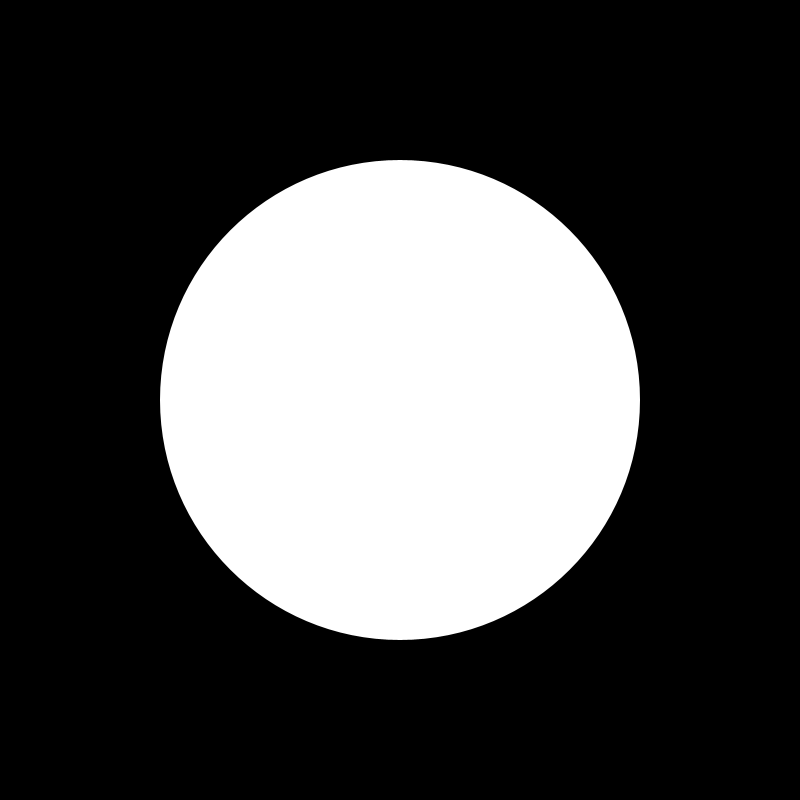
Frame 1 (no input)
Frame 60 (the mouse pressed at the canvas centre just before this capture): identical to frame 1, image omitted
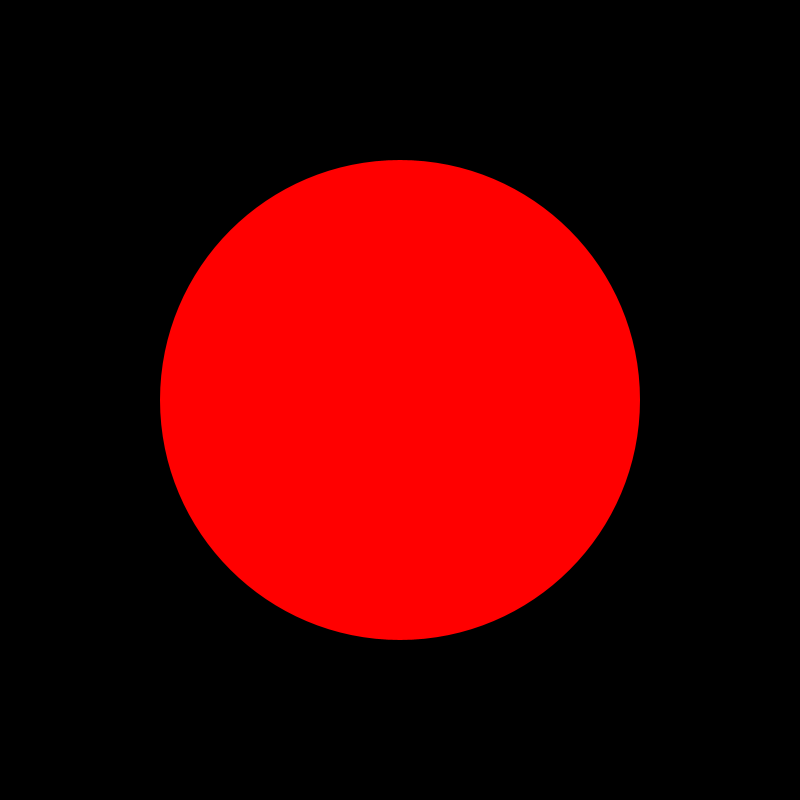
Frame 120 (the mouse held since frame 60 and released just before this capture)

The Processing sketch that drew these frames (run headless with seeded random() and noise(); from frame 60 on, the mouse is pressed at the canvas centre):

// Processing sketch: circle_hover_states
// ── circle_hover_states.pde
float cx, cy; // center x, center y
float r;      // radius of detection

void setup() {
  size(800, 800);
  noStroke();

  // global variables have to be set after size() is 
  // called so that width and height are available
  cx = width/2;
  cy = height/2;
  r = width * 0.3;
}

void draw() {
  background(0);

  noStroke();
  float d = dist(mouseX, mouseY, cx, cy);
  if (d < r) {
    float gb = map(d, 0, r, 0, 255);
    fill(255, gb, gb);
  } else {
    fill(255);
  }
  ellipse(cx, cy, r * 2, r * 2);
}
